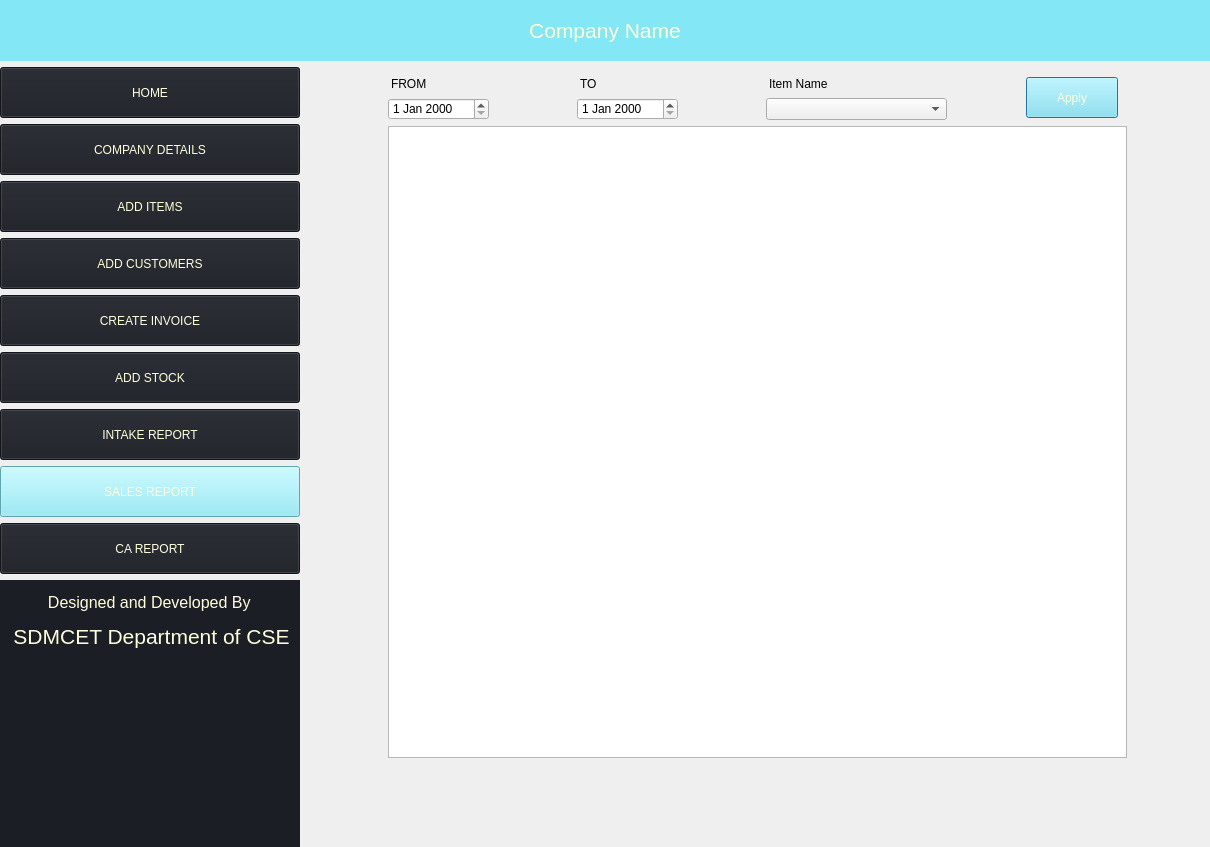
<?xml version="1.0" encoding="UTF-8"?>
<ui version="4.0">
 <class>Dialog</class>
 <widget class="QDialog" name="Dialog">
  <property name="geometry">
   <rect>
    <x>0</x>
    <y>0</y>
    <width>1210</width>
    <height>847</height>
   </rect>
  </property>
  <property name="minimumSize">
   <size>
    <width>800</width>
    <height>600</height>
   </size>
  </property>
  <property name="maximumSize">
   <size>
    <width>4096</width>
    <height>1920</height>
   </size>
  </property>
  <property name="windowTitle">
   <string>Dialog</string>
  </property>
  <layout class="QGridLayout" name="gridLayout_2">
   <property name="leftMargin">
    <number>0</number>
   </property>
   <property name="topMargin">
    <number>0</number>
   </property>
   <property name="rightMargin">
    <number>0</number>
   </property>
   <property name="bottomMargin">
    <number>0</number>
   </property>
   <item row="0" column="0" colspan="2">
    <widget class="QLabel" name="label">
     <property name="minimumSize">
      <size>
       <width>239</width>
       <height>61</height>
      </size>
     </property>
     <property name="maximumSize">
      <size>
       <width>4096</width>
       <height>61</height>
      </size>
     </property>
     <property name="styleSheet">
      <string notr="true">background-color: rgb(132, 231, 245); color: rgb(255, 255, 221)</string>
     </property>
     <property name="text">
      <string>&lt;html&gt;&lt;head/&gt;&lt;body&gt;&lt;p align=&quot;center&quot;&gt;&lt;span style=&quot; font-size:16pt;&quot;&gt;Company Name&lt;/span&gt;&lt;/p&gt;&lt;/body&gt;&lt;/html&gt;</string>
     </property>
    </widget>
   </item>
   <item row="2" column="1">
    <spacer name="verticalSpacer">
     <property name="orientation">
      <enum>Qt::Vertical</enum>
     </property>
     <property name="sizeType">
      <enum>QSizePolicy::Fixed</enum>
     </property>
     <property name="sizeHint" stdset="0">
      <size>
       <width>20</width>
       <height>80</height>
      </size>
     </property>
    </spacer>
   </item>
   <item row="1" column="1">
    <widget class="QWidget" name="widget" native="true">
     <property name="styleSheet">
      <string notr="true">BORDER:1PX SOLID; margin-right: 9px</string>
     </property>
     <layout class="QGridLayout" name="gridLayout">
      <item row="2" column="0" colspan="4">
       <widget class="QTableWidget" name="tableView">
        <property name="styleSheet">
         <string notr="true">margin-right:0</string>
        </property>
        <property name="sortingEnabled">
         <bool>true</bool>
        </property>
       </widget>
      </item>
      <item row="1" column="2">
       <widget class="QComboBox" name="itemNameList">
        <property name="minimumSize">
         <size>
          <width>181</width>
          <height>22</height>
         </size>
        </property>
        <property name="maximumSize">
         <size>
          <width>181</width>
          <height>22</height>
         </size>
        </property>
        <property name="styleSheet">
         <string notr="true">margin-right:0</string>
        </property>
       </widget>
      </item>
      <item row="1" column="1">
       <widget class="QDateEdit" name="toDate">
        <property name="minimumSize">
         <size>
          <width>110</width>
          <height>22</height>
         </size>
        </property>
        <property name="maximumSize">
         <size>
          <width>110</width>
          <height>22</height>
         </size>
        </property>
       </widget>
      </item>
      <item row="0" column="0">
       <widget class="QLabel" name="label_5">
        <property name="minimumSize">
         <size>
          <width>101</width>
          <height>16</height>
         </size>
        </property>
        <property name="maximumSize">
         <size>
          <width>101</width>
          <height>16</height>
         </size>
        </property>
        <property name="styleSheet">
         <string notr="true">border:0px</string>
        </property>
        <property name="text">
         <string>FROM</string>
        </property>
       </widget>
      </item>
      <item row="0" column="3" rowspan="2">
       <widget class="QPushButton" name="applyBtn">
        <property name="minimumSize">
         <size>
          <width>101</width>
          <height>41</height>
         </size>
        </property>
        <property name="maximumSize">
         <size>
          <width>101</width>
          <height>41</height>
         </size>
        </property>
        <property name="styleSheet">
         <string notr="true">background-color: rgb(132, 231, 245); color: rgb(255, 255, 221)</string>
        </property>
        <property name="text">
         <string>Apply</string>
        </property>
       </widget>
      </item>
      <item row="1" column="0">
       <widget class="QDateEdit" name="fromDate">
        <property name="minimumSize">
         <size>
          <width>110</width>
          <height>22</height>
         </size>
        </property>
        <property name="maximumSize">
         <size>
          <width>110</width>
          <height>22</height>
         </size>
        </property>
       </widget>
      </item>
      <item row="0" column="1">
       <widget class="QLabel" name="label_7">
        <property name="minimumSize">
         <size>
          <width>101</width>
          <height>16</height>
         </size>
        </property>
        <property name="maximumSize">
         <size>
          <width>101</width>
          <height>16</height>
         </size>
        </property>
        <property name="styleSheet">
         <string notr="true">border:0px</string>
        </property>
        <property name="text">
         <string>TO</string>
        </property>
       </widget>
      </item>
      <item row="0" column="2">
       <widget class="QLabel" name="label_6">
        <property name="minimumSize">
         <size>
          <width>101</width>
          <height>16</height>
         </size>
        </property>
        <property name="maximumSize">
         <size>
          <width>101</width>
          <height>16</height>
         </size>
        </property>
        <property name="styleSheet">
         <string notr="true">border:0px</string>
        </property>
        <property name="text">
         <string>Item Name</string>
        </property>
       </widget>
      </item>
     </layout>
    </widget>
   </item>
   <item row="1" column="0" rowspan="2">
    <widget class="QWidget" name="widget_2" native="true">
     <property name="minimumSize">
      <size>
       <width>271</width>
       <height>800</height>
      </size>
     </property>
     <property name="maximumSize">
      <size>
       <width>300</width>
       <height>1920</height>
      </size>
     </property>
     <layout class="QVBoxLayout" name="verticalLayout">
      <property name="leftMargin">
       <number>0</number>
      </property>
      <property name="topMargin">
       <number>0</number>
      </property>
      <property name="rightMargin">
       <number>0</number>
      </property>
      <property name="bottomMargin">
       <number>0</number>
      </property>
      <item>
       <widget class="QPushButton" name="homeBtn">
        <property name="minimumSize">
         <size>
          <width>239</width>
          <height>51</height>
         </size>
        </property>
        <property name="styleSheet">
         <string notr="true">background-color:rgb(27, 30, 36); color: rgb(255, 255, 221)</string>
        </property>
        <property name="text">
         <string>HOME</string>
        </property>
        <property name="icon">
         <iconset theme="home">
          <normaloff>../</normaloff>../</iconset>
        </property>
       </widget>
      </item>
      <item>
       <widget class="QPushButton" name="companyBtn">
        <property name="minimumSize">
         <size>
          <width>239</width>
          <height>51</height>
         </size>
        </property>
        <property name="styleSheet">
         <string notr="true">background-color:rgb(27, 30, 36); color: rgb(255, 255, 221)</string>
        </property>
        <property name="text">
         <string>COMPANY DETAILS</string>
        </property>
       </widget>
      </item>
      <item>
       <widget class="QPushButton" name="addItemsBtn">
        <property name="minimumSize">
         <size>
          <width>239</width>
          <height>51</height>
         </size>
        </property>
        <property name="styleSheet">
         <string notr="true">background-color:  rgb(27, 30, 36); color: rgb(255, 255, 221)</string>
        </property>
        <property name="text">
         <string>ADD ITEMS</string>
        </property>
       </widget>
      </item>
      <item>
       <widget class="QPushButton" name="addCustomersBtn">
        <property name="minimumSize">
         <size>
          <width>239</width>
          <height>51</height>
         </size>
        </property>
        <property name="styleSheet">
         <string notr="true">background-color:  rgb(27, 30, 36); color: rgb(255, 255, 221)</string>
        </property>
        <property name="text">
         <string>ADD CUSTOMERS</string>
        </property>
       </widget>
      </item>
      <item>
       <widget class="QPushButton" name="createInvoiceBtn">
        <property name="minimumSize">
         <size>
          <width>239</width>
          <height>51</height>
         </size>
        </property>
        <property name="styleSheet">
         <string notr="true">background-color:  rgb(27, 30, 36); color: rgb(255, 255, 221)</string>
        </property>
        <property name="text">
         <string>CREATE INVOICE</string>
        </property>
       </widget>
      </item>
      <item>
       <widget class="QPushButton" name="addStockBtn">
        <property name="minimumSize">
         <size>
          <width>239</width>
          <height>51</height>
         </size>
        </property>
        <property name="styleSheet">
         <string notr="true">background-color:  rgb(27, 30, 36); color: rgb(255, 255, 221)</string>
        </property>
        <property name="text">
         <string>ADD STOCK</string>
        </property>
       </widget>
      </item>
      <item>
       <widget class="QPushButton" name="stockDetailsBtn">
        <property name="minimumSize">
         <size>
          <width>239</width>
          <height>51</height>
         </size>
        </property>
        <property name="styleSheet">
         <string notr="true">background-color:  rgb(27, 30, 36); color: rgb(255, 255, 221)</string>
        </property>
        <property name="text">
         <string>INTAKE REPORT</string>
        </property>
       </widget>
      </item>
      <item>
       <widget class="QPushButton" name="salesReportBtn">
        <property name="minimumSize">
         <size>
          <width>239</width>
          <height>51</height>
         </size>
        </property>
        <property name="styleSheet">
         <string notr="true">background-color: rgb(132, 231, 245); color: rgb(255, 255, 221)</string>
        </property>
        <property name="text">
         <string>SALES REPORT</string>
        </property>
       </widget>
      </item>
      <item>
       <widget class="QPushButton" name="caReportBtn">
        <property name="minimumSize">
         <size>
          <width>239</width>
          <height>51</height>
         </size>
        </property>
        <property name="styleSheet">
         <string notr="true">background-color:  rgb(27, 30, 36); color: rgb(255, 255, 221)</string>
        </property>
        <property name="text">
         <string>CA REPORT</string>
        </property>
       </widget>
      </item>
      <item>
       <widget class="QLabel" name="label_2">
        <property name="minimumSize">
         <size>
          <width>239</width>
          <height>200</height>
         </size>
        </property>
        <property name="maximumSize">
         <size>
          <width>16777215</width>
          <height>400</height>
         </size>
        </property>
        <property name="styleSheet">
         <string notr="true">background-color: rgb(27, 30, 36); color: rgb(255, 255, 221);padding-top:10px</string>
        </property>
        <property name="text">
         <string>&lt;html&gt;&lt;head/&gt;&lt;body&gt;&lt;p align=&quot;center&quot;&gt;&lt;span style=&quot; font-size:12pt;&quot;&gt;Designed and Developed By &lt;/span&gt;&lt;/p&gt;&lt;p align=&quot;center&quot;&gt;&lt;span style=&quot; font-size:16pt;&quot;&gt;SDMCET Department of CSE&lt;/span&gt;&lt;/p&gt;&lt;/body&gt;&lt;/html&gt;</string>
        </property>
        <property name="scaledContents">
         <bool>true</bool>
        </property>
        <property name="alignment">
         <set>Qt::AlignLeading|Qt::AlignLeft|Qt::AlignTop</set>
        </property>
        <property name="wordWrap">
         <bool>true</bool>
        </property>
       </widget>
      </item>
     </layout>
    </widget>
   </item>
  </layout>
  <zorder>widget</zorder>
  <zorder>widget_2</zorder>
  <zorder>label</zorder>
  <zorder>verticalSpacer</zorder>
 </widget>
 <tabstops>
  <tabstop>fromDate</tabstop>
  <tabstop>toDate</tabstop>
  <tabstop>itemNameList</tabstop>
  <tabstop>applyBtn</tabstop>
  <tabstop>homeBtn</tabstop>
  <tabstop>companyBtn</tabstop>
  <tabstop>addItemsBtn</tabstop>
  <tabstop>createInvoiceBtn</tabstop>
  <tabstop>addStockBtn</tabstop>
  <tabstop>tableView</tabstop>
 </tabstops>
 <resources>
  <include location="logo.qrc"/>
 </resources>
 <connections/>
</ui>
